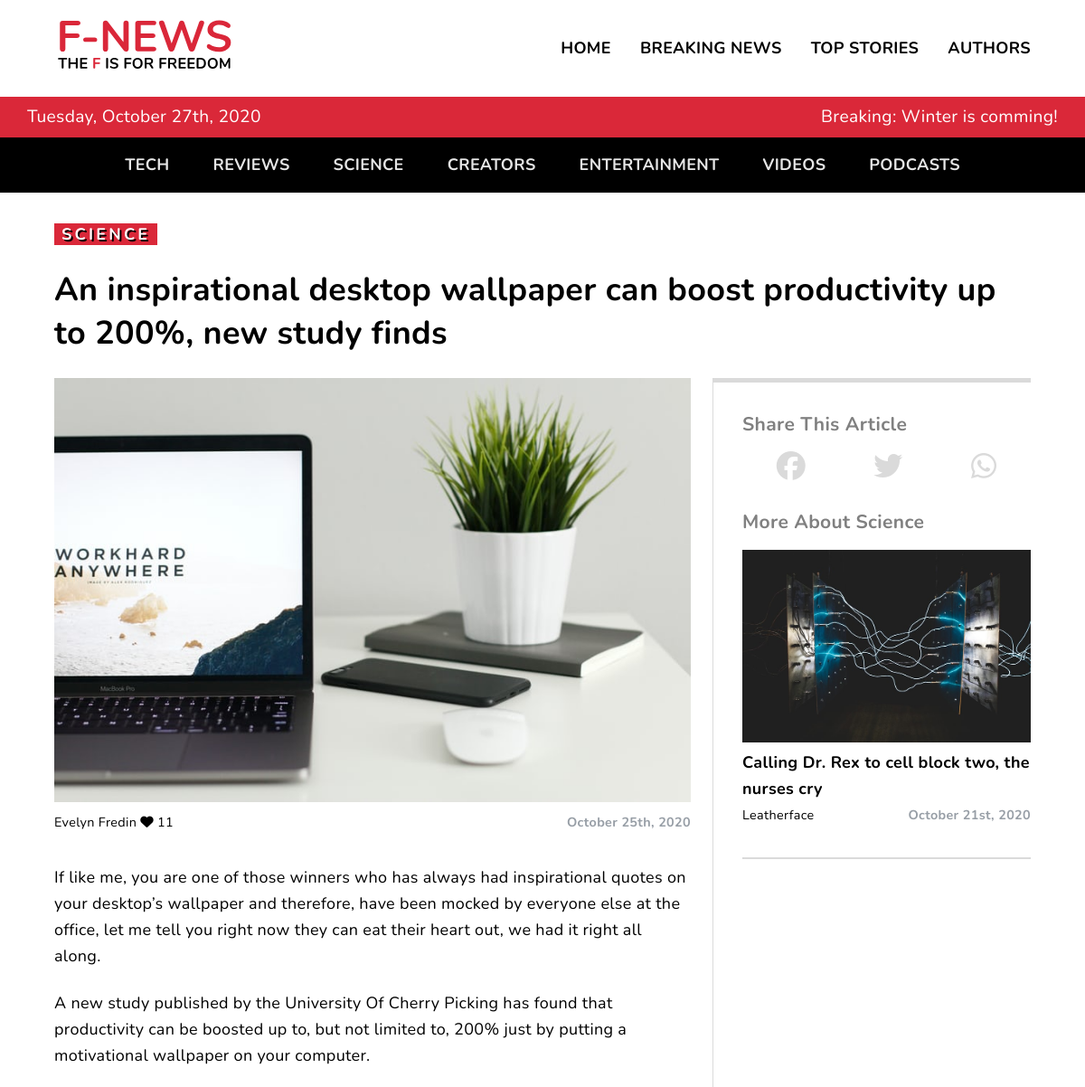
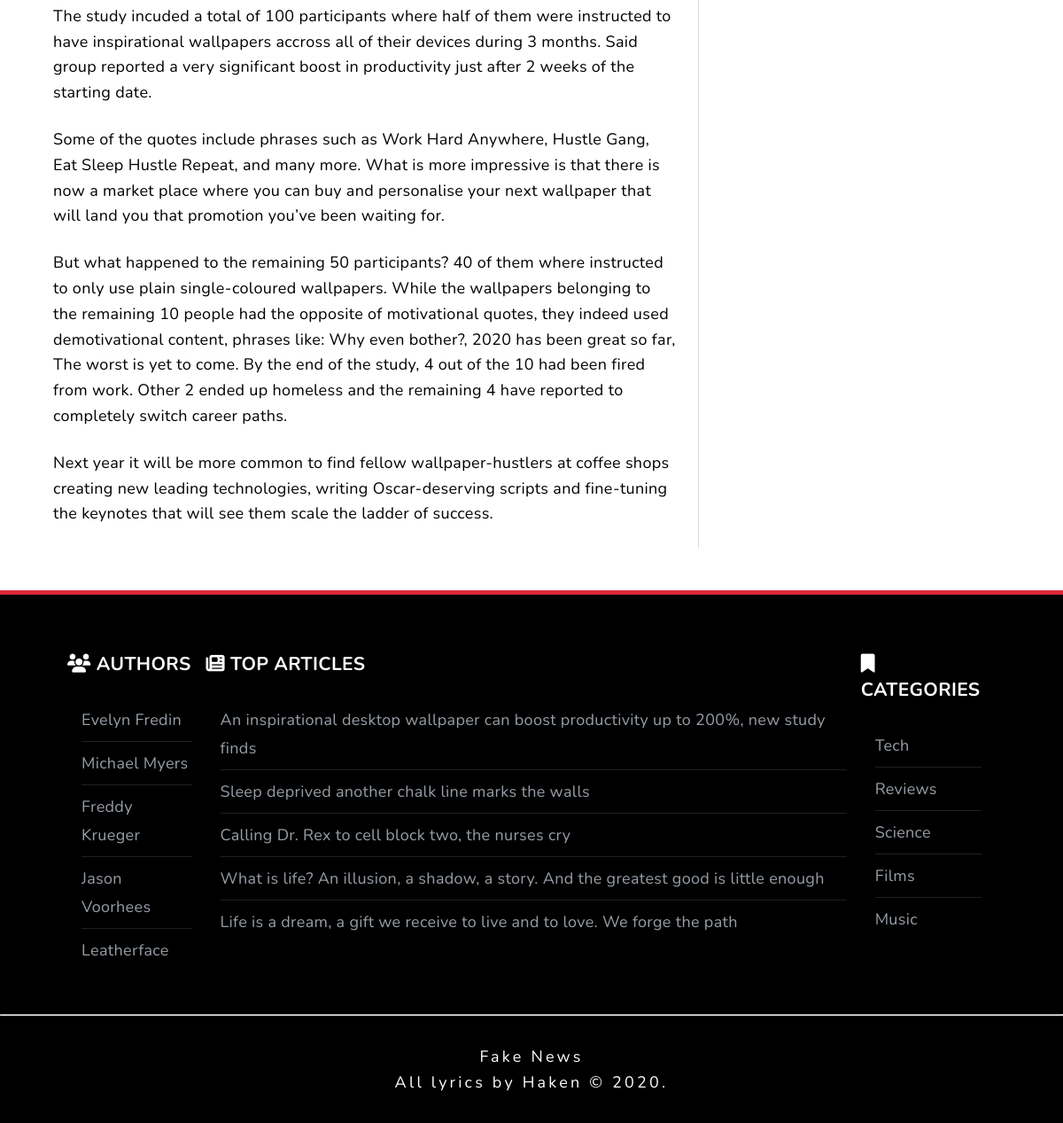
/article.php?id=7, run on the app's committed database (2 pictures, top to bottom).
### tables this page shows
CREATE TABLE posts (
	id INTEGER PRIMARY KEY AUTOINCREMENT NOT NULL,
	title VARCHAR(225) NOT NULL,
	content TEXT NOT NULL,
	image VARCHAR(225),
	author INTEGER,
	published BOOLEAN NOT NULL,
	date TIMESTAMP DEFAULT CURRENT_TIMESTAMP,
	likes INTEGER, category VARCHAR(255),
	FOREIGN KEY(author) REFERENCES users(id)
);

CREATE TABLE users (
	id INTEGER PRIMARY KEY AUTOINCREMENT NOT NULL,
	full_name VARCHAR(225)
);

CREATE TABLE categories (
	id INTEGER PRIMARY KEY AUTOINCREMENT NOT NULL,
	"name" VARCHAR(225)
);

### article.php (called while the page is built, shortened)
<?php
require __DIR__ . '/app/bootstrap.php';
require __DIR__ . '/app/functions.php';
$id = (int) $_GET['id'];
$article = $query->selectById($id);
$suggested = $query->excludeActivePost($id);
require __DIR__ . '/views/header.php';
require __DIR__ . '/views/navigation.php';
require __DIR__ . '/views/article.views.php';
require __DIR__ . '/views/footer.php';

### app/config.php (called while the page is built, shortened)
<?php
return [
    'db_path' =>  sprintf('sqlite:%s/database/fakenews.db', __DIR__),
    'charset' => 'utf8mb4',
    'options' => [
        PDO::ATTR_ERRMODE => PDO::ERRMODE_WARNING
    ]
];

### app/bootstrap.php (called while the page is built, shortened)
<?php
$config = require __DIR__ . '/config.php';
require __DIR__ . '/database/Connection.php';
require __DIR__ . '/database/QueryBuilder.php';
$query = new QueryBuilder(
    Connection::make($config['db_path'])
);
$users = $query->selectAll('users');
$categories = $query->selectAll('categories');
$footerPosts = $query->selectOrderAndLimit('posts', 'likes', 5);

### app/database/Connection.php (called while the page is built)
<?php
require __DIR__ . '/../config.php';
class Connection
{
    public static function make($config)
    {
        try {
            return new PDO($config);
        } catch (\PDOException $e) {
            throw new \PDOException($e->getMessage(), (int)$e->getCode());
        }
    }
}

### app/database/QueryBuilder.php (called while the page is built)
<?php
class QueryBuilder
{
    protected $pdo;
    public function __construct(object $pdo)
    {
        $this->pdo = $pdo;
    }
    public function selectAll(string $table): array
    {
        $statement = $this->pdo->prepare("SELECT * FROM {$table}");
        $statement->execute();
        return $statement->fetchAll(PDO::FETCH_CLASS);
    }
    public function selectOrderAndLimit(string $table, string $column, int $amount): array
    {
        $statement = $this->pdo->prepare("SELECT * FROM {$table} ORDER BY {$column} DESC LIMIT {$amount}");
        $statement->execute();
        return $statement->fetchAll(PDO::FETCH_CLASS);
    }
    public function selectById(int $id): object
    {
        $statement = $this->pdo->prepare("SELECT * FROM posts WHERE id = {$id}");
        $statement->execute();
        return $statement->fetchObject();
    }
    public function excludeActivePost(int $id): array
    {
        $statement = $this->pdo->prepare("SELECT * FROM posts WHERE id != {$id}");
        $statement->execute();
        return $statement->fetchAll(PDO::FETCH_CLASS);
    }
}

### app/functions.php (called while the page is built, shortened)
<?php
function dateFormatter(string $date): string
{
    return date('F jS\, Y', strtotime($date));
}
function getAuthorForPost(stdClass $post, array $users): string
{
    foreach ($users as $user) {
        if ($user->id == $post->author) {
            return $user->full_name;
        }
    }
}
function imgPath(string $name): string
{
    return '/views/uploads/' . $name;
}

### views/article.views.php (the view)
<section class="container">
    <div class="article-header">
        <p><span class="category"><?= $article->category; ?></p>
        <h1 class="title"><?= $article->title; ?></h1>
    </div>
    <div class="article">
        <div class="article-body">
            <img src="<?= imgPath($article->image); ?>" alt="">
            <div class="metadata">
                <p class="author-likes"><?= getAuthorForPost($article, $users); ?> <i class="fas fa-heart"></i> <?= $article->likes; ?></p>
                <p class="publishedDate"><?= dateFormatter($article->date); ?></p>
            </div>
            <div class="article-content">
                <p><?= $article->content; ?></p>
            </div>
        </div>
        <div class="article-sidebar">
            <div class="sidebar-body">
                <h3 class="sidebar">Share this article</h3>
                <div class="social">
                    <i class="fab fa-facebook"></i>
                    <i class="fab fa-twitter"></i>
                    <i class="fab fa-whatsapp"></i>
                </div>
                <h3 class="sidebar">More about <?= $article->category; ?></h3>
                <?php foreach ($suggested as $post) :
                    if ($post->category === $article->category) :
                        if ($post->published) : ?>
                            <a href="article.php?id=<?= $post->id; ?>">
                                <img src="<?= imgPath($post->image); ?>" alt="">
                                <h4><?= $post->title; ?></h4>
                            </a>
                            <div class="metadata">
                                <p class="author-likes"><?= getAuthorForPost($post, $users); ?></p>
                                <p class="publishedDate"><?= dateFormatter($post->date); ?></p>
                            </div>
                            <hr class="divider">
                <?php
                        endif;
                    endif;
                endforeach; ?>
            </div>
        </div>
    </div>
</section>

### views/footer.php (shortened to what this page needs)
<footer>
    <div class="footer-links container">
        <div>
            <h3><i class="fas fa-users"></i> Authors</h3>
            <ul>
                <?php foreach ($users as $user) : ?>
                    <li><?= $user->full_name; ?></li>
                <?php endforeach; ?>
            </ul>
        </div>
        <div>
            <h3><i class="fas fa-newspaper"></i> Top Articles</h3>
            <ul>
                <?php foreach ($footerPosts as $post) : ?>
                    <li>
                        <a href="article.php?id=<?= $post->id; ?>">
                            <?= $post->title; ?>
                        </a>
                    </li>
                <?php endforeach; ?>
            </ul>
        </div>
        <div>
            <h3><i class="fas fa-bookmark"></i> Categories</h3>
            <ul>
                <?php foreach ($categories as $category) : ?>
                    <li><?= $category->name; ?></li>
                <?php endforeach; ?>
            </ul>
        </div>
    </div>
    <div>
        <hr>
        <p>Fake News<br />
            All lyrics by Haken © <?= date('Y'); ?>.</p>
    </div>
</footer>
</body>
</html>

### views/css/global.css (style rules this page uses)
* { margin: 0; box-sizing: border-box; }
body { font-family: "Nunito", sans-serif; font-size: 19px; letter-spacing: 0.06rem; line-height: 1.8rem; background-color: var(--bg-color); color: var(--body-color); }
h3 { margin-bottom: 1rem; text-transform: capitalize; text-decoration: none; }
h4 { text-decoration: none; color: var(--body-color); }
img { max-width: 100%; height: auto; }
a { text-decoration: none; }
.container { max-width: 90%; margin: 0 auto; }
@media (min-width: 822px) { body { font-size: 18px; letter-spacing: 0.02rem; } }

### views/css/article-grid.css (style rules this page uses)
.publishedDate { color: var(--light-gray-color); font-size: 0.9rem; font-weight: 700; }
span { background: var(--primary-color); color: #fff; padding: 0 0.5rem; letter-spacing: 0.2rem; text-shadow: 2px 2px #000; font-weight: 700; text-transform: uppercase; }
.author-likes { font-size: 0.9rem; }

### views/css/article-page.css (style rules this page uses)
.article-header { margin-top: 2rem; }
h1 { margin: 1rem 0 0.5rem; line-height: 3rem; }
.metadata { display: flex; justify-content: space-between; margin-bottom: 0.5rem; }
.article-body img { max-width: 100%; height: auto; }
.article-body .article-content { margin-top: 2rem; }
.article-content p { margin: 1.5rem 0; }
.article-sidebar { margin-top: 2rem; border-top: 5px solid var(--lighter-gray-color); }
.article-sidebar h3 { margin-top: 2rem; color: grey; }
h4 { text-decoration: none; color: var(--body-color); }
.social { margin: 1rem 0; display: flex; justify-content: space-around; font-size: 2rem; }
.fa-facebook, .fa-twitter, .fa-whatsapp { color: var(--lighter-gray-color); }
.divider { margin: 2rem 0; border: 1px solid var(--lighter-gray-color); }
@media (min-width: 1000px) { .article { display: grid; grid-template-columns: 2fr 1fr; gap: 1.5rem; } }
@media (min-width: 1000px) { .article-sidebar { margin-top: 0; border-left: 1px solid var(--lighter-gray-color); } }
@media (min-width: 1000px) { .article-sidebar .sidebar-body { padding-left: 2rem; } }

### views/css/footer.css (style rules this page uses)
footer { background: #000; margin-top: 3rem; border-top: 5px solid var(--primary-color); }
.footer-links { display: flex; flex-direction: column; color: var(--light-gray-color); padding: 2rem; }
.footer-links h3 { text-transform: uppercase; color: #fff; margin: 4rem 0 1rem; }
.footer-links ul { list-style: none; padding: 0.5rem 1rem 0; line-height: 2rem; }
.footer-links li { border-bottom: 1px solid #202020; padding: 0.5rem 0; }
.footer-links li:last-child { border-bottom: 0 solid #202020; }
.footer-links a { color: var(--light-gray-color); text-decoration: none; }
footer p { text-align: center; color: var(--white-color); padding: 2rem; letter-spacing: 0.2rem; }
@media (min-width: 822px) { .footer-links { flex-direction: row; justify-content: space-between; padding: 1rem; margin: 2rem auto; } }
@media (min-width: 822px) { .footer-links h3 { margin: 1rem 0 1rem; } }

### views/css/variables.css (style rules this page uses)
:root { --black-color: #000000; --white-color: #ffffff; --light-gray-color: #979ea6; --primary-color: #da2839; --lighter-gray-color: #dadada; }
@media (prefers-color-scheme: light) { :root { --bg-color: #ffffff; --body-color: #000000; --body-inverse: #ffffff; --bg-inverse: #000000; --categories-nav: #e6e6e6; --text-hover: rgb(85, 85, 85); } }

### data on the page
posts: category "SCIENCE", title "An inspirational desktop wallpaper can boost productivity up to 200%, new study finds", image (picture), likes "11", date "October 25th, 2020", content "If like me, you are one of those winners who has always had inspirational quotes on your desktop’s wallpaper and therefore, have been mocked by everyone else at the office, let me tell you right now they can eat their heart out, we had it right all along. A new study published by the University Of Cherry Picking has found that productivity can be boosted up to, but not limited to, 200% just by putting a motivational wallpaper on your computer. The study incuded a total of 100 participants where half of them were instructed to have inspirational wallpapers accross all of their devices during 3 months. Said group reported a very significant boost in productivity just after 2 weeks of the…", category "Science"
users: full_name "Evelyn Fredin"
posts: image (picture), title "Calling Dr. Rex to cell block two, the nurses cry", author.full_name "Leatherface", date "October 21st, 2020"
users: full_name "Michael Myers"
users: full_name "Freddy Krueger"
users: full_name "Jason Voorhees"
users: full_name "Leatherface"
posts: title "Sleep deprived another chalk line marks the walls"
posts: title "What is life? An illusion, a shadow, a story. And the greatest good is little enough"
posts: title "Life is a dream, a gift we receive to live and to love. We forge the path"
categories: name "Tech"
categories: name "Reviews"
categories: name "Science"
categories: name "Films"
categories: name "Music"
